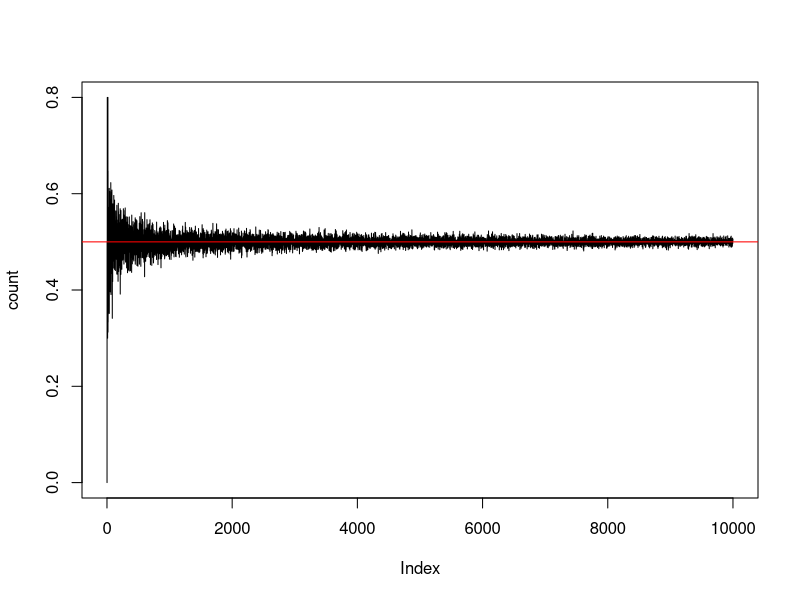

This chart was generated by the following R code:
monte <- function(n) 
{
	count <- 0 
	#initilize variable named count that count 
	#how many random number gives in the range of  1 > 0.5 
	for (i in 1:n)
	{# Repeat n times 
		if(runif(1)>0.5) 
		{# if the rundom number given by the function funif() in the range of  1 > 0.5 
		 #then increment count by one
			count <- count +1 
		}
	}
	#devide counter by total number of random number we pick
	return (count/n)

}
plotMonte <- function(n)
{
	count <- c()
	#define array(or vector) named count
	for (i in 1:n)
	{
		count <- c(count, monte(i))
		#stack a pair of count and result from monte function in to count 
	}
	plot(count, type = "l")
	#pot the result 
	par(new = T)
	#allow rewrite plot
}
totalpoint <- 10000
monte(totalpoint)
#call monte function with n = totalpoint
plotMonte(totalpoint)
#call plotMonte function with n = totalpoint
abline(h = 0.5, col = "red")
#drow a red line with hight = 0.5